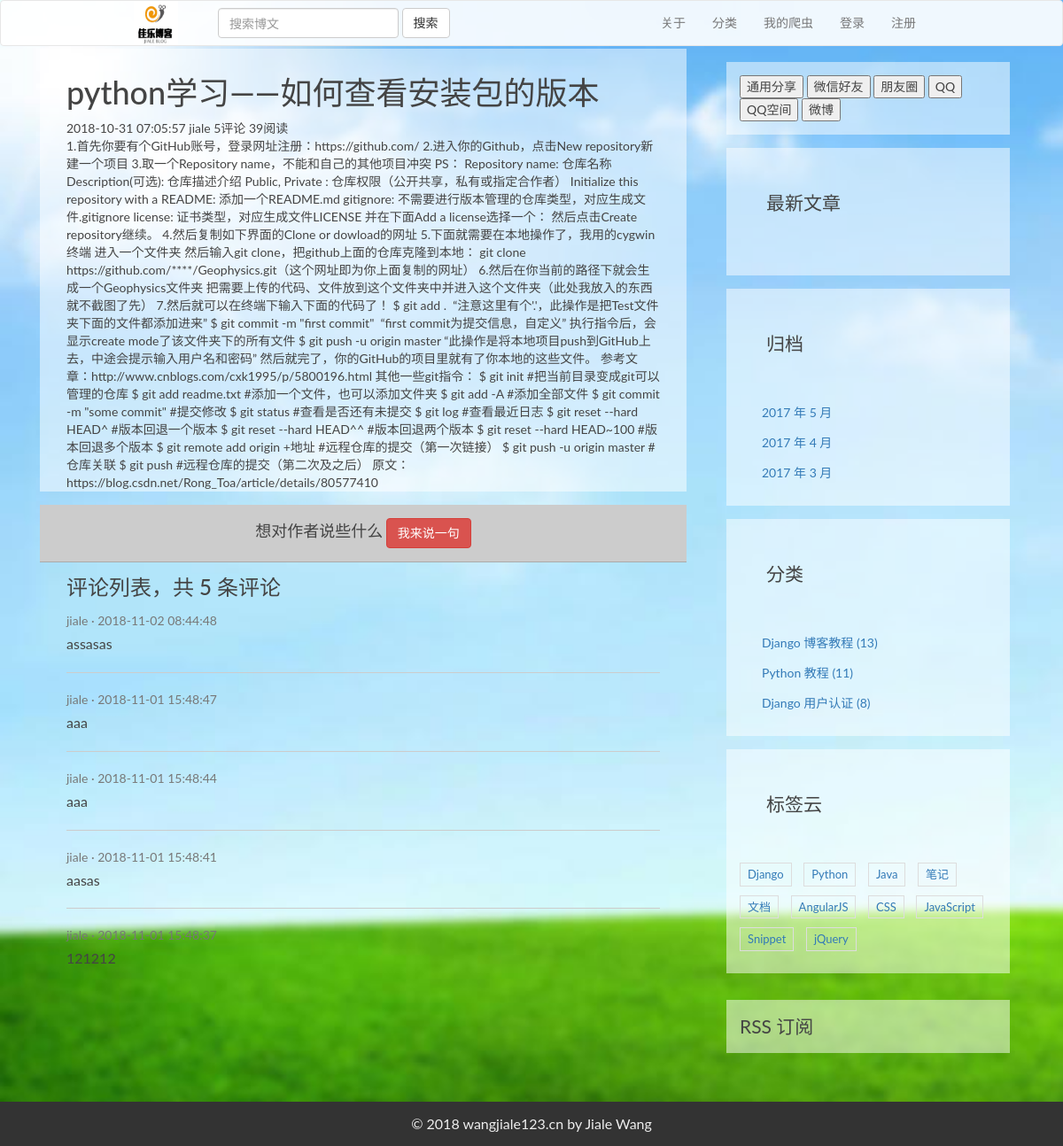
/post/5/, run on the app's committed database.
### blog/models.py (models this page shows, shortened)
class Post(models.Model):
    title = models.CharField(max_length=200)  # 博客标题
    body = models.TextField(blank=True, null=True)  # 文章正文
    digest = models.TextField(blank=True, null=True)  # 文章摘要
    picture = models.CharField(max_length=200)  # 标题图片地址
    created_time = models.DateTimeField(auto_now_add=True)  # 文章的创建时间
    modified_time = models.DateTimeField()  # 文章最后修改时间
    view_num = models.BigIntegerField(default=0)  # 阅读数
    comment_num = models.BigIntegerField(default=0)  # 评论数
    author = models.ForeignKey(User, verbose_name=u'作者', on_delete=models.CASCADE)
    category = models.ForeignKey('Category', verbose_name=u'文章类型', on_delete=models.CASCADE)
    tag = models.ManyToManyField(Tag, blank=True)  # 标签

class Comment(models.Model):
    body = models.CharField(verbose_name='内容', max_length=300)
    create_time = models.DateTimeField(verbose_name='创建时间', auto_now_add=True)
    post = models.ForeignKey(Post, verbose_name='博客', on_delete=models.CASCADE)
    parent = models.ForeignKey('self', blank=True, null=True, verbose_name='父级评论', on_delete=models.SET_NULL)
    user = models.ForeignKey(User, verbose_name=u'作者', on_delete=models.CASCADE)
    class Meta:
        verbose_name = '博客评论'
        verbose_name_plural = verbose_name
        ordering = ['-create_time']

### blog/views.py (the view)
# urls.py: url(r'^post/(?P<post_id>[0-9]+)/$', views.Detail.as_view(), name='detail'),
class Detail(View):
    def get(self, request, post_id):
        post = get_object_or_404(Post, id=post_id)
        post.view_num = post.view_num + 1
        post.save()
        comment_list = Comment.objects.filter(post=post)
        return render(request, 'blog/detail.html', context={'post': post, 'comment_list': comment_list})

### templates/blog/detail.html (shortened to what this page needs)
{% extends 'base.html' %}
{% block body %}
    <div class="col-md-8">
        {% if post %}
            <article class="post post-{{ post.pk }}">
                <h1 class="entry-title">
                    {{ post.title }}
                </h1>
                <div class="entry-meta">
                    <span class="post-date"><time class="entry-date"
                                                  datetime="{{ post.created_time }}">{{ post.created_time|date:"Y-m-d H:i:s" }}</time></span>
                    <span class="post-author">{{ post.author }}</span>
                    <span class="comments-link" id="comment-num">{{ post.comment_num }}评论</span>
                    <span class="views-count" id="view-num">{{ post.view_num }}阅读</span>
                </div>
                <div class="entry-content">
                    <span class="post-body">
                        {{ post.body }}
                    </span>
                </div>
            </article>
            {% include 'blog/comment.html' %}
            <section class="comment-area" id="comment-area">
                <div class="comment-list-panel">
                    {% if comment_list %}
                        <h3>评论列表，共 <span>{{ post.comment_num }}</span> 条评论</h3>
                        <ul class="comment-list list-unstyled">
                            {% for comment in comment_list %}
                                <li class="comment-item">
                                    <span class="nickname">{{ comment.user }}</span>
                                    <time class="submit-date"
                                          datetime="2012-11-09T23:15:57+00:00">{{ comment.create_time|date:"Y-m-d H:i:s" }}</time>
                                    <div class="text">
                                        {{ comment.body }}
                                    </div>
                                </li>
                            {% endfor %}
                        </ul>
                    {% endif %}
                </div>
            </section>
        {% endif %}
    </div>
{% endblock %}

### static/css/custom.css (style rules this page uses)
* { outline: none; }
h1, h2, h3, h4, h5, h6 { margin-top: 0; }
body { color: #444; font-family: 'Lato', sans-serif; background-size:cover; width: 100%; background-repeat: no-repeat; background-attachment: fixed; }
.post { background: rgba(255,255,255,0.5); padding: 30px 30px 0; }
.post-category::after, .post-date::after, .post-author::after, .comments-link::after { content: ' '; color: #000; }
.comment-area { padding: 0 30px 0; }
.comment-list-panel { margin-top: 30px; }
.comment-list { margin-top: 15px; }
.comment-item:not(:last-child) { border-bottom: 1px #ccc solid; margin-bottom: 20px; padding-bottom: 20px; }
.comment-item .nickname, .comment-item .submit-date { color: #777; font-size: 14px; }
.comment-item .nickname:after { content: ' ·'; }
.comment-item .text { padding-top: 5px; font-size: 16px; }

### data on the page
Post: title "python学习——如何查看安装包的版本", created_time "2018-10-31 07:05:57", author "jiale", comment_num "5", view_num "39", body "1.首先你要有个GitHub账号，登录网址注册：https://github.com/ 2.进入你的Github，点击New repository新建一个项目 3.取一个Repository name，不能和自己的其他项目冲突 PS： Repository name: 仓库名称 Description(可选): 仓库描述介绍 Public, Private : 仓库权限（公开共享，私有或指定合作者） Initialize this repository with a README: 添加一个README.md gitignore: 不需要进行版本管理的仓库类型，对应生成文件.gitignore license: 证书类型，对应生成文件LICENSE 并在下面Add a license选择一个： 然后点击Create repository继续。 4.然后复制如下界面的Clone or dowload的网址 5.下面就需要在本地操作了，我用的cygwin终端 进入一个文件夹 然后输入git clone，把github上面的仓库克隆到本地： git clone https://github.com/****/Geophysics.git（这个网址即为你上面复制的网址） 6.然后在你当前的路径下就会生成一个Geophysics文件夹 把需要上传的代码、文件放到这个文件夹中并进入这个文件夹（此处我放入的东西就不截图了先） 7.然后就可以在终端下输入下面的代码了！ $ git add . “注意这里有个'.'，此操作是把Test文件夹下面的文件都添加进来” $ git commit -m…"
Comment: user "jiale", create_time "2018-11-02 08:44:48", body "assasas"
Comment: user "jiale", create_time "2018-11-01 15:48:47", body "aaa"
Comment: user "jiale", create_time "2018-11-01 15:48:44", body "aaa"
Comment: user "jiale", create_time "2018-11-01 15:48:41", body "aasas"
Comment: user "jiale", create_time "2018-11-01 15:48:37", body "121212"
